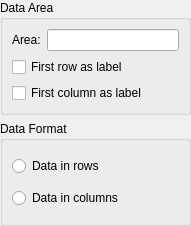
<ui version="4.0" >
 <class>ChartDatabaseSelector</class>
 <widget class="QWidget" name="ChartDatabaseSelector" >
  <property name="geometry" >
   <rect>
    <x>0</x>
    <y>0</y>
    <width>191</width>
    <height>226</height>
   </rect>
  </property>
  <property name="windowTitle" >
   <string>Database Selector</string>
  </property>
  <layout class="QVBoxLayout" >
   <property name="leftMargin" >
    <number>0</number>
   </property>
   <property name="topMargin" >
    <number>0</number>
   </property>
   <property name="rightMargin" >
    <number>0</number>
   </property>
   <property name="bottomMargin" >
    <number>0</number>
   </property>
   <item>
    <widget class="QGroupBox" name="groupBox" >
     <property name="title" >
      <string>Data Area</string>
     </property>
     <layout class="QGridLayout" >
      <item row="0" column="0" >
       <widget class="QLabel" name="label" >
        <property name="text" >
         <string>Area:</string>
        </property>
       </widget>
      </item>
      <item row="0" column="1" >
       <widget class="QLineEdit" name="lineEdit" />
      </item>
      <item row="1" column="0" colspan="2" >
       <widget class="QCheckBox" name="checkBox" >
        <property name="text" >
         <string>First row as label</string>
        </property>
       </widget>
      </item>
      <item row="2" column="0" colspan="2" >
       <widget class="QCheckBox" name="checkBox_2" >
        <property name="text" >
         <string>First column as label</string>
        </property>
       </widget>
      </item>
     </layout>
    </widget>
   </item>
   <item>
    <widget class="QGroupBox" name="groupBox_2" >
     <property name="title" >
      <string>Data Format</string>
     </property>
     <layout class="QVBoxLayout" >
      <item>
       <widget class="QRadioButton" name="radioButton" >
        <property name="text" >
         <string>Data in rows</string>
        </property>
       </widget>
      </item>
      <item>
       <widget class="QRadioButton" name="radioButton_2" >
        <property name="text" >
         <string>Data in columns</string>
        </property>
       </widget>
      </item>
     </layout>
    </widget>
   </item>
  </layout>
 </widget>
 <includes/>
 <resources/>
 <connections/>
</ui>
